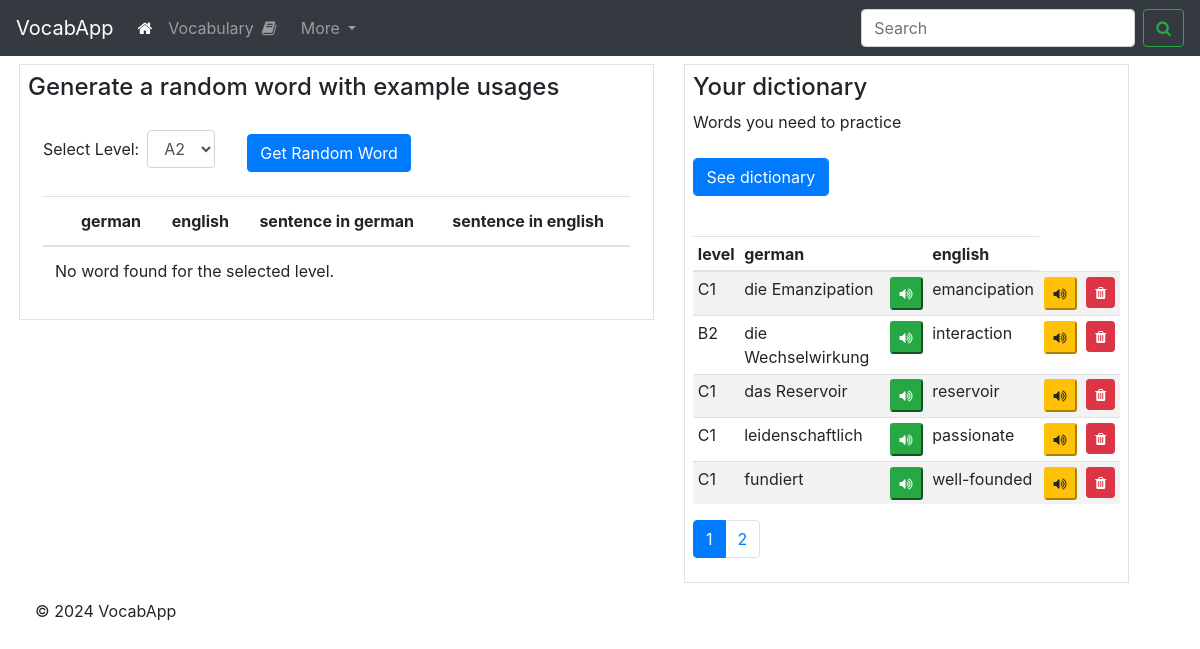
Before: /search with the older database file.
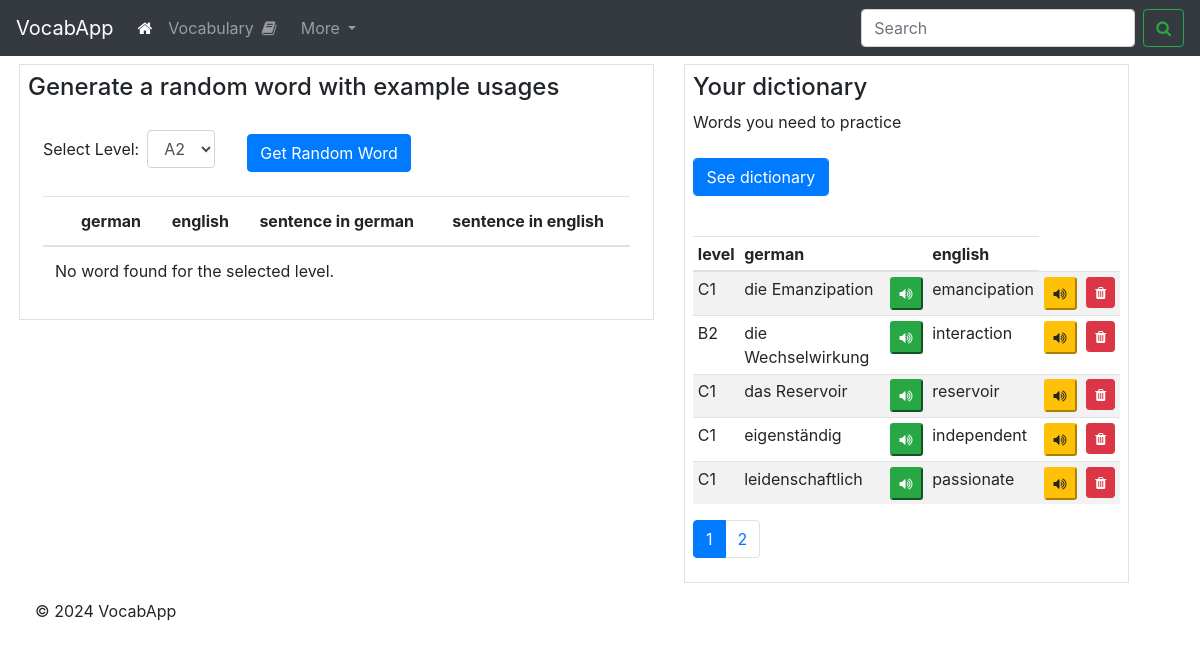
After: the same page with the newer database file.
### app.py (models this page shows)
class LanguageData(db.Model):
    __tablename__ = 'language_data'
    id = db.Column(db.Integer, primary_key=True, index=True)
    level = db.Column(db.String, index=True)
    german_word = db.Column(db.String, unique=True, index=True)
    english_word = db.Column(db.String)
    german_example = db.Column(db.String)
    english_example = db.Column(db.String)
    in_dictionary = db.Column(db.Boolean)

### app.py (the view)
@app.route('/search', methods=['GET', 'POST'])
def search():
    if request.method == 'POST':
        page = request.args.get('page', 1, type=int)
        per_page = 5
        paginated_results = LanguageData.query.filter(
                LanguageData.in_dictionary==1
        ).paginate(page=page, per_page=per_page)
        return render_template('index.html', results=paginated_results)
    elif request.method == 'GET':
        print('     --- This is GET ---')
        page = request.args.get('page', 1, type=int)
        per_page = 5
        paginated_results = LanguageData.query.filter(
            LanguageData.in_dictionary == 1
        ).paginate(page=page, per_page=per_page)
        return render_template('index.html', results=paginated_results)
    return redirect(url_for('index'))

### templates/index.html (shortened to what this page needs)
<!DOCTYPE html>
<html lang="en">
<head>
    <link rel="stylesheet" href="https://stackpath.bootstrapcdn.com/bootstrap/4.3.1/css/bootstrap.min.css">
    <link rel="stylesheet" href="https://cdnjs.cloudflare.com/ajax/libs/font-awesome/4.7.0/css/font-awesome.min.css">
</head>
<body>
    <nav class="navbar navbar-expand-lg navbar-dark bg-dark sticky-top">
        <a class="navbar-brand" href="{{ url_for('index') }}">VocabApp</a>
        <div class="collapse navbar-collapse" id="navbarSupportedContent">
          <ul class="navbar-nav mr-auto">
            <li class="nav-item active">
              <a class="nav-link" href="{{ url_for('index') }}"><i class="fa fa-home"></i> <span class="sr-only">(current)</span></a>
            </li>
            <li class="nav-item">
              <a class="nav-link" href="{{url_for('exercise_flip')}}"> Vocabulary<i class="fa fa-book mx-2"></i></a>
            </li>
            <li class="nav-item dropdown">
              <a class="nav-link dropdown-toggle" href="#" id="navbarDropdown" role="button" data-toggle="dropdown" aria-haspopup="true" aria-expanded="false">
                More
              </a>
            </li>
          </ul>
          <form class="form-inline my-2 my-lg-0">
            <input class="form-control mr-sm-2" type="search" placeholder="Search" aria-label="Search">
            <button class="btn btn-outline-success my-2 my-sm-0" type="submit"><i class="fa fa-search" aria-hidden="true"></i></button>
          </form>
        </div>
      </nav>
        <div class="container mt-2 ml-1">
            <div class="row">
                <div class="col-md-7">
                    <div class="border p-2">
                        <h4>Generate a random word with example usages</h4>
                        <div class="container-fluid mt-4 table-responsive">
                                <form method="POST" action="{{ url_for('get_random_word') }}" class="form-inline">
                                <div class="form-group mr-2">
                                    <label for="levelSelect">Select Level:</label>
                                    <select class="form-control ml-2" id="levelSelect" name="vocab_level">
                                        <option value="A2">A2</option>
                                    </select>
                                </div>
                                        <button type="submit" id="randomWordBtn" class="btn btn-primary mt-2 ml-4">Get Random Word</button>
                                </form>
                                <table class="table table-md mt-4 text-sm">
                                    <thead>
                                        <tr>
                                            <th class="text-sm"></th>
                                            <th class="text-sm">german</th>
                                            <th class="text-sm">english</th>
                                            <th class="text-sm">sentence in german</th>
                                            <th class="text-sm">sentence in english</th>
                                        </tr>
                                    </thead>
                                    <tbody>
                                        {% if random_word %}
                                            <tr>
                                                <td>
                                                    <form method="post" action="{{ url_for('add2dict', row_id=random_word.id) }}" onsubmit="">
                                                        <button type="submit" class="btn btn-primary btn-sm" data-toggle="tooltip" data-placement="top" title="Add to dictionary" >
                                                            <i class="fa fa-plus"></i>
                                                        </button>
                                                    </form>
                                                </td>
                                                <td class="mb-2">
                                                    <button type="button" class="pronounce-btn btn-success btn-sm" data-word="{{ random_word.german_word }}" data-language="german">
                                                        <i class="fa fa-volume-up"></i>
                                                    </button>
                                                    <div class="mt-2">{{ random_word.german_word }}</div>
                                                </td>
                                                    <!-- <td>
                                                    </td> -->
                                                <td>
                                                    <button type="button" class="pronounce-btn btn-warning btn-sm" data-word="{{ random_word.english_word }}" data-language="english">
                                                        <i class="fa fa-volume-up"></i>
                                                    </button>
                                                    <div class="mt-2">{{ random_word.english_word }}</div>
                                                </td>
                                                <td>
                                                    <button type="button" class="pronounce-btn btn-success btn-sm" data-word="{{ random_word.german_example }}" data-language="german">
                                                        <i class="fa fa-volume-up"></i>
                                                    </button>
                                                    <div class="mt-2">{{ random_word.german_example }}</div>
                                                </td>
                                                <td>
                                                    <button type="button" class="pronounce-btn btn-warning btn-sm" data-word="{{ random_word.english_example }}" data-language="english">
                                                        <i class="fa fa-volume-up"></i>
                                                    </button>
                                                    <div class="mt-2">{{ random_word.english_example }}</div>
                                                </td>
                                            </tr>
                                        {% else %}
                                            <tr>
                                                <td colspan="5">No word found for the selected level.</td>
                                            </tr>
                                        {% endif %}
                                    </tbody>
                                </table>
                        </div>
                    </div>
                </div>
                <div class="col-md-5">
                    <div class="border p-2">
                        <h4>Your dictionary</h4>
                        <p>Words you need to practice</p>
                        <div class="search mt-4 table-responsive">
                                <form method="POST" id="searchForm" action="{{ url_for('search') }}" onsubmit="">
                                    <div class="form-row">
                                        <div class="form-group col-md-4">
                                            <button type="submit" class="btn btn-primary form-control">See dictionary</button>
                                        </div>
                                    </div>
                                </form>
                                <table class="table table-striped table-sm fs-6 mt-4" id="resultsTable">
                                    <thead>
                                        <tr>
                                            <th>level</th>
                                            <th>german</th>
                                            <th></th>
                                            <th>english</th>
                                        </tr>
                                    </thead>
                                    <tbody>
                                    {% if results %}
                                        {% for row in results.items %}
                                        <tr>
                                            <td>{{ row['level'] }}</td>
                                            <td>{{ row['german_word'] }}</td>
                                            <td>
                                                <button type="button" class="pronounce-btn btn-success btn-sm" data-word="{{ row['german_word'] }}" data-language="german">
                                                    <i class="fa fa-volume-up"></i>
                                                </button>
                                            </td>
                                            <td>{{ row['english_word'] }}</td>
                                            <td>
                                                <button type="button" class="pronounce-btn btn-warning btn-sm" data-word="{{ row['english_word'] }}">
                                                    <i class="fa fa-volume-up"></i>
                                                </button>
                                            </td>
                                            <td>
                                                    <button type="submit" class="btn btn-danger btn-sm  delete-btn" data-toggle="modal" data-target="#confirmDeleteModal" data-rowid="{{ row['id'] }}">
                                                        <i class="fa fa-trash"></i>
                                                    </button>
                                            </td>
                                        </tr>
                                    {% endfor %}
                                    {% else %}
                                        <tr>
                                            <td colspan="6">No results found.</td>
                                        </tr>
                                {% endif %}
                                    </tbody>
                                </table>
                            <nav aria-label="Page navigation">
                            {% if results and results.iter_pages %}
                                <ul class="pagination">
                                    {% for page_num in results.iter_pages() %}
                                        {% if page_num %}
                                            <li class="page-item{% if page_num == results.page %} active{% endif %}">
                                                <a class="page-link" href="{{ url_for('search', page=page_num) }}">{{ page_num }}</a>
                                            </li>
                                        {% else %}
                                            <li class="page-item disabled"><span class="page-link">...</span></li>
                                        {% endif %}
                                    {% endfor %}
                                </ul>
                            {% endif %}
                            </nav>
                        </div>
                    </div>
                </div>
            </div>
                <footer class="mb-0 p-3">
                    <p>© 2024 VocabApp</p>
                </footer>
        </div>
</body>
</html>

Changed rows visible on the page:
no longer on this page (row unchanged): LanguageData: level "C1", german_word "fundiert", english_word "well-founded"
now on this page (row edited): LanguageData: level "C1", german_word "eigenständig", english_word "independent"
